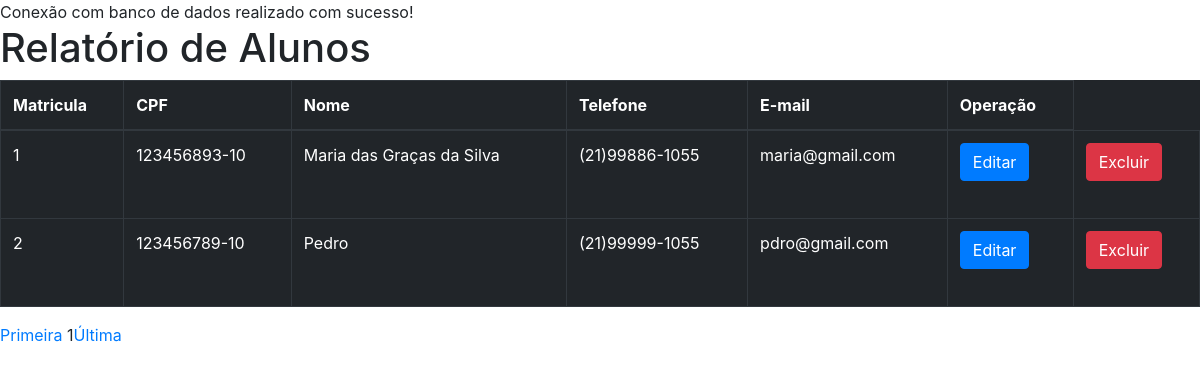
/relalunos.php, run on an earlier commit of the app's database.
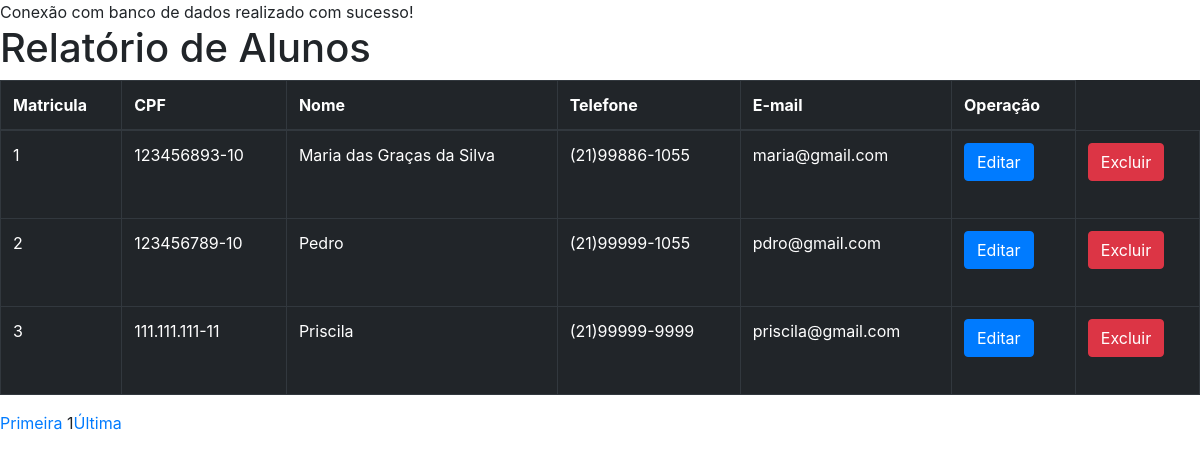
And on a later commit of the database.
### tables this page shows
CREATE TABLE `aluno` (
  `matricula` int(11) NOT NULL,
  `nome` varchar(60) NOT NULL,
  `telefone` varchar(15) NOT NULL,
  `sexo` char(1) NOT NULL,
  `cpf` char(14) NOT NULL,
  `rg` varchar(15) NOT NULL,
  `datanascimento` date NOT NULL,
  `cep` char(9) NOT NULL,
  `numerocasa` smallint(6) NOT NULL,
  `complemento` varchar(30) DEFAULT NULL,
  `foto` varchar(255) DEFAULT NULL,
  `email` varchar(255) NOT NULL,
  `senha` varchar(255) NOT NULL,
  `status` char(1) NOT NULL
);

### relalunos.php (the view, shortened to what this page needs)
<?php
    require_once 'head.php';
    include_once 'conexao.php';
    $pagatual = filter_input(INPUT_GET, "page", FILTER_SANITIZE_NUMBER_INT);
	$pag = (!empty($pagatual)) ? $pagatual : 1;
    $limitereg = 3;
    $inicio = ($limitereg * $pag) - $limitereg;
    $busca= "SELECT matricula, cpf, nome, telefone, email
              from aluno WHERE status = 'A'
              LIMIT $inicio , $limitereg";
    $resultado = $conn->prepare($busca);
    $resultado->execute();
    if (($resultado) AND ($resultado->rowCount() != 0)){
     echo "<h1>Relatório de Alunos</h1>";
?>
     <table class="table table-bordered table-dark">
     <thead>
        <tr>
            <th scope="col">Matricula</th>
            <th scope="col">CPF</th>
            <th scope="col">Nome</th>
            <th scope="col">Telefone</th>
            <th scope="col">E-mail</th>
            <th scope="col">Operação</th>
        </tr>
    </thead>
  <tbody>
<?php
 while ($linha = $resultado->fetch(PDO::FETCH_ASSOC)) {
 extract($linha);
?>
        <tr>
          <td scope="row"><?php echo $matricula ?></td>
          <td><?php echo $cpf ?></td>
          <td><?php echo $nome ?></td>
          <td><?php echo $telefone ?></td>
          <td><?php echo $email ?></td>
          <td>
            <?php echo "<a href='editar.php?matricula=$matricula'>" ; ?>
            <input type="submit" class="btn btn-primary" name="editar" value="Editar">
          </td>
          <td>
            <?php echo "<a href='excluir.php?matricula=$matricula'>" ; ?>
            <input type="submit" class="btn btn-danger" name="excluir" value="Excluir">
          </td>
        </tr>
<?php
        }
?>
 </tbody>
</table>
<?php
}else{
    echo "Não tem registros";
}
  $qtregistro = "SELECT COUNT(matricula) AS registros FROM aluno WHERE status = 'A' " ;
  $resultado = $conn->prepare($qtregistro);
  $resultado->execute();
  $resposta = $resultado->fetch(PDO::FETCH_ASSOC);
  $qnt_pagina = ceil($resposta['registros'] / $limitereg);
   echo "<a href='relalunos.php?page=1'>Primeira</a> ";
 echo "$pag";
 echo "<a href='relalunos.php?page=$qnt_pagina'>Última</a> ";
?>

### head.php (shortened to what this page needs)
<!DOCTYPE html>
<html lang="pt-br">
  <head>
    <link rel="stylesheet" href="https://stackpath.bootstrapcdn.com/bootstrap/4.1.3/css/bootstrap.min.css"
>
    <link rel="stylesheet" href="style.css">
    <link rel="stylesheet" href="https://cdnjs.cloudflare.com/ajax/libs/font-awesome/6.2.1/css/all.min.css"
 />
  </head>
  <body>

### conexao.php (shortened to what this page needs)
<?php
try{
		echo "Conexão com banco de dados realizado com sucesso!";
}catch(PDOException $erro){
    echo "Erro: Conexão com banco de dados não realizada".$erro;
}
?>

### style.css (style rules this page uses)
.btn-primary { margin-bottom: 25px; }

What changed in the data, as far as the page shows it:
added aluno: matricula "3", cpf "111.111.111-11", nome "Priscila", telefone "(21)99999-9999", email "priscila@gmail.com"
